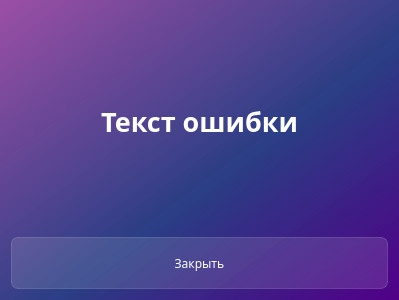
<?xml version="1.0" encoding="UTF-8"?>
<ui version="4.0">
 <class>Dialog</class>
 <widget class="QDialog" name="Dialog">
  <property name="geometry">
   <rect>
    <x>0</x>
    <y>0</y>
    <width>399</width>
    <height>300</height>
   </rect>
  </property>
  <property name="windowTitle">
   <string>Dialog</string>
  </property>
  <property name="styleSheet">
   <string notr="true">background-color: qlineargradient(spread:pad, x1:1, y1:1, x2:0, y2:0, stop:0 rgba(81, 0, 135, 255), stop:0.427447 rgba(41, 61, 132, 235), stop:1 rgba(155, 79, 165, 255));
font-family: Noto Sans SC;</string>
  </property>
  <layout class="QVBoxLayout" name="verticalLayout">
   <item>
    <widget class="QLabel" name="error_message">
     <property name="styleSheet">
      <string notr="true">color: white;
font-weight: bold;
font-size: 20pt;
background-color: none;
border: none;</string>
     </property>
     <property name="text">
      <string>Текст ошибки</string>
     </property>
     <property name="alignment">
      <set>Qt::AlignCenter</set>
     </property>
    </widget>
   </item>
   <item>
    <widget class="QPushButton" name="close_button">
     <property name="styleSheet">
      <string notr="true">QPushButton {
color: white;
background-color: rgba(255, 255, 255, 30);
border: 1px solid rgba(255, 255, 255, 40);
border-radius: 7px;
width: 230px;
height: 50px;
}
QPushButton:hover {
background-color: rgba(255, 255, 255, 40);
}
QPushButton:pressed {
background-color: rgba(255, 255, 255, 70);
}</string>
     </property>
     <property name="text">
      <string>Закрыть</string>
     </property>
    </widget>
   </item>
  </layout>
 </widget>
 <resources/>
 <connections/>
</ui>
